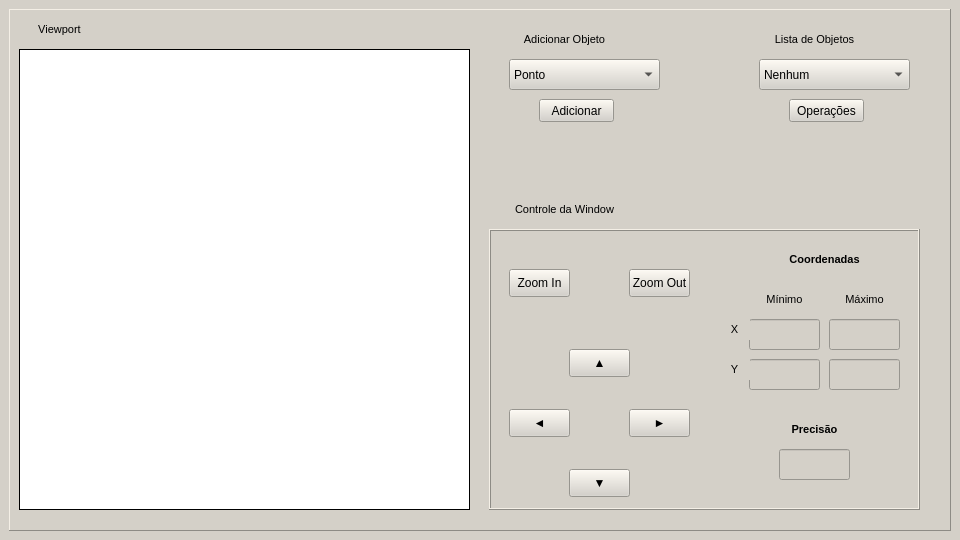
<?xml version="1.0" encoding="UTF-8"?>
<ui version="4.0">
 <class>MainWindow</class>
 <widget class="QMainWindow" name="MainWindow">
  <property name="geometry">
   <rect>
    <x>0</x>
    <y>0</y>
    <width>960</width>
    <height>540</height>
   </rect>
  </property>
  <property name="minimumSize">
   <size>
    <width>960</width>
    <height>540</height>
   </size>
  </property>
  <property name="maximumSize">
   <size>
    <width>960</width>
    <height>540</height>
   </size>
  </property>
  <property name="windowTitle">
   <string>MainWindow</string>
  </property>
  <property name="styleSheet">
   <string notr="true">background-color: rgb(212,208,200);</string>
  </property>
  <widget class="QWidget" name="centralwidget">
   <layout class="QVBoxLayout" name="verticalLayout">
    <item>
     <widget class="QFrame" name="frame_2">
      <property name="styleSheet">
       <string notr="true">background-color: rgb(212, 208, 200);
</string>
      </property>
      <property name="frameShape">
       <enum>QFrame::Panel</enum>
      </property>
      <property name="frameShadow">
       <enum>QFrame::Raised</enum>
      </property>
      <widget class="QFrame" name="frame_3">
       <property name="geometry">
        <rect>
         <x>480</x>
         <y>220</y>
         <width>431</width>
         <height>281</height>
        </rect>
       </property>
       <property name="maximumSize">
        <size>
         <width>500</width>
         <height>500</height>
        </size>
       </property>
       <property name="frameShape">
        <enum>QFrame::Box</enum>
       </property>
       <property name="frameShadow">
        <enum>QFrame::Raised</enum>
       </property>
       <widget class="QLineEdit" name="lineEdit">
        <property name="geometry">
         <rect>
          <x>260</x>
          <y>90</y>
          <width>71</width>
          <height>31</height>
         </rect>
        </property>
       </widget>
       <widget class="QLineEdit" name="lineEdit_2">
        <property name="geometry">
         <rect>
          <x>340</x>
          <y>90</y>
          <width>71</width>
          <height>31</height>
         </rect>
        </property>
       </widget>
       <widget class="QLineEdit" name="lineEdit_3">
        <property name="geometry">
         <rect>
          <x>260</x>
          <y>130</y>
          <width>71</width>
          <height>31</height>
         </rect>
        </property>
       </widget>
       <widget class="QLineEdit" name="lineEdit_4">
        <property name="geometry">
         <rect>
          <x>340</x>
          <y>130</y>
          <width>71</width>
          <height>31</height>
         </rect>
        </property>
       </widget>
       <widget class="QTextBrowser" name="textBrowser_4">
        <property name="geometry">
         <rect>
          <x>230</x>
          <y>90</y>
          <width>31</width>
          <height>21</height>
         </rect>
        </property>
        <property name="frameShape">
         <enum>QFrame::NoFrame</enum>
        </property>
        <property name="verticalScrollBarPolicy">
         <enum>Qt::ScrollBarAlwaysOff</enum>
        </property>
        <property name="horizontalScrollBarPolicy">
         <enum>Qt::ScrollBarAlwaysOff</enum>
        </property>
        <property name="html">
         <string>&lt;!DOCTYPE HTML PUBLIC &quot;-//W3C//DTD HTML 4.0//EN&quot; &quot;http://www.w3.org/TR/REC-html40/strict.dtd&quot;&gt;
&lt;html&gt;&lt;head&gt;&lt;meta name=&quot;qrichtext&quot; content=&quot;1&quot; /&gt;&lt;style type=&quot;text/css&quot;&gt;
p, li { white-space: pre-wrap; }
&lt;/style&gt;&lt;/head&gt;&lt;body style=&quot; font-family:'MS Shell Dlg 2'; font-size:8.25pt; font-weight:400; font-style:normal;&quot;&gt;
&lt;p align=&quot;center&quot; style=&quot; margin-top:0px; margin-bottom:0px; margin-left:0px; margin-right:0px; -qt-block-indent:0; text-indent:0px;&quot;&gt;X&lt;/p&gt;&lt;/body&gt;&lt;/html&gt;</string>
        </property>
       </widget>
       <widget class="QTextBrowser" name="textBrowser_5">
        <property name="geometry">
         <rect>
          <x>230</x>
          <y>130</y>
          <width>31</width>
          <height>21</height>
         </rect>
        </property>
        <property name="frameShape">
         <enum>QFrame::NoFrame</enum>
        </property>
        <property name="verticalScrollBarPolicy">
         <enum>Qt::ScrollBarAlwaysOff</enum>
        </property>
        <property name="horizontalScrollBarPolicy">
         <enum>Qt::ScrollBarAlwaysOff</enum>
        </property>
        <property name="html">
         <string>&lt;!DOCTYPE HTML PUBLIC &quot;-//W3C//DTD HTML 4.0//EN&quot; &quot;http://www.w3.org/TR/REC-html40/strict.dtd&quot;&gt;
&lt;html&gt;&lt;head&gt;&lt;meta name=&quot;qrichtext&quot; content=&quot;1&quot; /&gt;&lt;style type=&quot;text/css&quot;&gt;
p, li { white-space: pre-wrap; }
&lt;/style&gt;&lt;/head&gt;&lt;body style=&quot; font-family:'MS Shell Dlg 2'; font-size:8.25pt; font-weight:400; font-style:normal;&quot;&gt;
&lt;p align=&quot;center&quot; style=&quot; margin-top:0px; margin-bottom:0px; margin-left:0px; margin-right:0px; -qt-block-indent:0; text-indent:0px;&quot;&gt;Y&lt;/p&gt;&lt;/body&gt;&lt;/html&gt;</string>
        </property>
       </widget>
       <widget class="QTextBrowser" name="textBrowser_8">
        <property name="geometry">
         <rect>
          <x>260</x>
          <y>60</y>
          <width>71</width>
          <height>21</height>
         </rect>
        </property>
        <property name="frameShape">
         <enum>QFrame::NoFrame</enum>
        </property>
        <property name="verticalScrollBarPolicy">
         <enum>Qt::ScrollBarAlwaysOff</enum>
        </property>
        <property name="horizontalScrollBarPolicy">
         <enum>Qt::ScrollBarAlwaysOff</enum>
        </property>
        <property name="html">
         <string>&lt;!DOCTYPE HTML PUBLIC &quot;-//W3C//DTD HTML 4.0//EN&quot; &quot;http://www.w3.org/TR/REC-html40/strict.dtd&quot;&gt;
&lt;html&gt;&lt;head&gt;&lt;meta name=&quot;qrichtext&quot; content=&quot;1&quot; /&gt;&lt;style type=&quot;text/css&quot;&gt;
p, li { white-space: pre-wrap; }
&lt;/style&gt;&lt;/head&gt;&lt;body style=&quot; font-family:'MS Shell Dlg 2'; font-size:8.25pt; font-weight:400; font-style:normal;&quot;&gt;
&lt;p align=&quot;center&quot; style=&quot; margin-top:0px; margin-bottom:0px; margin-left:0px; margin-right:0px; -qt-block-indent:0; text-indent:0px;&quot;&gt;Mínimo&lt;/p&gt;&lt;/body&gt;&lt;/html&gt;</string>
        </property>
       </widget>
       <widget class="QTextBrowser" name="textBrowser_9">
        <property name="geometry">
         <rect>
          <x>340</x>
          <y>60</y>
          <width>71</width>
          <height>21</height>
         </rect>
        </property>
        <property name="frameShape">
         <enum>QFrame::NoFrame</enum>
        </property>
        <property name="verticalScrollBarPolicy">
         <enum>Qt::ScrollBarAlwaysOff</enum>
        </property>
        <property name="horizontalScrollBarPolicy">
         <enum>Qt::ScrollBarAlwaysOff</enum>
        </property>
        <property name="html">
         <string>&lt;!DOCTYPE HTML PUBLIC &quot;-//W3C//DTD HTML 4.0//EN&quot; &quot;http://www.w3.org/TR/REC-html40/strict.dtd&quot;&gt;
&lt;html&gt;&lt;head&gt;&lt;meta name=&quot;qrichtext&quot; content=&quot;1&quot; /&gt;&lt;style type=&quot;text/css&quot;&gt;
p, li { white-space: pre-wrap; }
&lt;/style&gt;&lt;/head&gt;&lt;body style=&quot; font-family:'MS Shell Dlg 2'; font-size:8.25pt; font-weight:400; font-style:normal;&quot;&gt;
&lt;p align=&quot;center&quot; style=&quot; margin-top:0px; margin-bottom:0px; margin-left:0px; margin-right:0px; -qt-block-indent:0; text-indent:0px;&quot;&gt;Máximo&lt;/p&gt;&lt;/body&gt;&lt;/html&gt;</string>
        </property>
       </widget>
       <widget class="QTextBrowser" name="textBrowser_10">
        <property name="geometry">
         <rect>
          <x>260</x>
          <y>20</y>
          <width>151</width>
          <height>21</height>
         </rect>
        </property>
        <property name="frameShape">
         <enum>QFrame::NoFrame</enum>
        </property>
        <property name="verticalScrollBarPolicy">
         <enum>Qt::ScrollBarAlwaysOff</enum>
        </property>
        <property name="horizontalScrollBarPolicy">
         <enum>Qt::ScrollBarAlwaysOff</enum>
        </property>
        <property name="html">
         <string>&lt;!DOCTYPE HTML PUBLIC &quot;-//W3C//DTD HTML 4.0//EN&quot; &quot;http://www.w3.org/TR/REC-html40/strict.dtd&quot;&gt;
&lt;html&gt;&lt;head&gt;&lt;meta name=&quot;qrichtext&quot; content=&quot;1&quot; /&gt;&lt;style type=&quot;text/css&quot;&gt;
p, li { white-space: pre-wrap; }
&lt;/style&gt;&lt;/head&gt;&lt;body style=&quot; font-family:'MS Shell Dlg 2'; font-size:8.25pt; font-weight:400; font-style:normal;&quot;&gt;
&lt;p align=&quot;center&quot; style=&quot; margin-top:0px; margin-bottom:0px; margin-left:0px; margin-right:0px; -qt-block-indent:0; text-indent:0px;&quot;&gt;&lt;span style=&quot; font-weight:600;&quot;&gt;Coordenadas&lt;/span&gt;&lt;/p&gt;&lt;/body&gt;&lt;/html&gt;</string>
        </property>
       </widget>
       <widget class="QPushButton" name="pushButton">
        <property name="geometry">
         <rect>
          <x>80</x>
          <y>120</y>
          <width>61</width>
          <height>28</height>
         </rect>
        </property>
        <property name="text">
         <string>▲</string>
        </property>
        <property name="autoDefault">
         <bool>false</bool>
        </property>
        <property name="default">
         <bool>false</bool>
        </property>
        <property name="flat">
         <bool>false</bool>
        </property>
       </widget>
       <widget class="QPushButton" name="pushButton_2">
        <property name="geometry">
         <rect>
          <x>80</x>
          <y>240</y>
          <width>61</width>
          <height>28</height>
         </rect>
        </property>
        <property name="text">
         <string>▼</string>
        </property>
       </widget>
       <widget class="QPushButton" name="pushButton_3">
        <property name="geometry">
         <rect>
          <x>140</x>
          <y>180</y>
          <width>61</width>
          <height>28</height>
         </rect>
        </property>
        <property name="text">
         <string>►</string>
        </property>
       </widget>
       <widget class="QPushButton" name="pushButton_4">
        <property name="geometry">
         <rect>
          <x>20</x>
          <y>180</y>
          <width>61</width>
          <height>28</height>
         </rect>
        </property>
        <property name="text">
         <string>◄</string>
        </property>
        <property name="flat">
         <bool>false</bool>
        </property>
       </widget>
       <widget class="QPushButton" name="pushButton_5">
        <property name="geometry">
         <rect>
          <x>20</x>
          <y>40</y>
          <width>61</width>
          <height>28</height>
         </rect>
        </property>
        <property name="text">
         <string>Zoom In</string>
        </property>
       </widget>
       <widget class="QPushButton" name="pushButton_6">
        <property name="geometry">
         <rect>
          <x>140</x>
          <y>40</y>
          <width>61</width>
          <height>28</height>
         </rect>
        </property>
        <property name="text">
         <string>Zoom Out</string>
        </property>
       </widget>
       <widget class="QTextBrowser" name="textBrowser_11">
        <property name="geometry">
         <rect>
          <x>290</x>
          <y>190</y>
          <width>71</width>
          <height>21</height>
         </rect>
        </property>
        <property name="frameShape">
         <enum>QFrame::NoFrame</enum>
        </property>
        <property name="verticalScrollBarPolicy">
         <enum>Qt::ScrollBarAlwaysOff</enum>
        </property>
        <property name="horizontalScrollBarPolicy">
         <enum>Qt::ScrollBarAlwaysOff</enum>
        </property>
        <property name="html">
         <string>&lt;!DOCTYPE HTML PUBLIC &quot;-//W3C//DTD HTML 4.0//EN&quot; &quot;http://www.w3.org/TR/REC-html40/strict.dtd&quot;&gt;
&lt;html&gt;&lt;head&gt;&lt;meta name=&quot;qrichtext&quot; content=&quot;1&quot; /&gt;&lt;style type=&quot;text/css&quot;&gt;
p, li { white-space: pre-wrap; }
&lt;/style&gt;&lt;/head&gt;&lt;body style=&quot; font-family:'MS Shell Dlg 2'; font-size:8.25pt; font-weight:400; font-style:normal;&quot;&gt;
&lt;p align=&quot;center&quot; style=&quot; margin-top:0px; margin-bottom:0px; margin-left:0px; margin-right:0px; -qt-block-indent:0; text-indent:0px;&quot;&gt;&lt;span style=&quot; font-weight:600;&quot;&gt;Precisão&lt;/span&gt;&lt;/p&gt;&lt;/body&gt;&lt;/html&gt;</string>
        </property>
       </widget>
       <widget class="QLineEdit" name="lineEdit_6">
        <property name="geometry">
         <rect>
          <x>290</x>
          <y>220</y>
          <width>71</width>
          <height>31</height>
         </rect>
        </property>
       </widget>
      </widget>
      <widget class="QFrame" name="viewport">
       <property name="geometry">
        <rect>
         <x>10</x>
         <y>40</y>
         <width>451</width>
         <height>461</height>
        </rect>
       </property>
       <property name="maximumSize">
        <size>
         <width>500</width>
         <height>16777215</height>
        </size>
       </property>
       <property name="styleSheet">
        <string notr="true">background-color: rgb(255, 255, 255);

border-color: rgb(0, 0, 0);
border-width : 1.2px;
border-style:inset;
</string>
       </property>
       <property name="frameShape">
        <enum>QFrame::NoFrame</enum>
       </property>
       <property name="frameShadow">
        <enum>QFrame::Raised</enum>
       </property>
      </widget>
      <widget class="QTextBrowser" name="textBrowser">
       <property name="geometry">
        <rect>
         <x>480</x>
         <y>190</y>
         <width>151</width>
         <height>21</height>
        </rect>
       </property>
       <property name="frameShape">
        <enum>QFrame::NoFrame</enum>
       </property>
       <property name="verticalScrollBarPolicy">
        <enum>Qt::ScrollBarAlwaysOff</enum>
       </property>
       <property name="horizontalScrollBarPolicy">
        <enum>Qt::ScrollBarAlwaysOff</enum>
       </property>
       <property name="html">
        <string>&lt;!DOCTYPE HTML PUBLIC &quot;-//W3C//DTD HTML 4.0//EN&quot; &quot;http://www.w3.org/TR/REC-html40/strict.dtd&quot;&gt;
&lt;html&gt;&lt;head&gt;&lt;meta name=&quot;qrichtext&quot; content=&quot;1&quot; /&gt;&lt;style type=&quot;text/css&quot;&gt;
p, li { white-space: pre-wrap; }
&lt;/style&gt;&lt;/head&gt;&lt;body style=&quot; font-family:'MS Shell Dlg 2'; font-size:8.25pt; font-weight:400; font-style:normal;&quot;&gt;
&lt;p align=&quot;center&quot; style=&quot; margin-top:0px; margin-bottom:0px; margin-left:0px; margin-right:0px; -qt-block-indent:0; text-indent:0px;&quot;&gt;Controle da Window&lt;/p&gt;&lt;/body&gt;&lt;/html&gt;</string>
       </property>
      </widget>
      <widget class="QComboBox" name="ListaDeObjetos">
       <property name="geometry">
        <rect>
         <x>750</x>
         <y>50</y>
         <width>151</width>
         <height>31</height>
        </rect>
       </property>
       <item>
        <property name="text">
         <string>Nenhum</string>
        </property>
       </item>
       <item>
        <property name="text">
         <string>Ponto</string>
        </property>
       </item>
       <item>
        <property name="text">
         <string>Reta</string>
        </property>
       </item>
       <item>
        <property name="text">
         <string>Wireframe</string>
        </property>
       </item>
       <item>
        <property name="text">
         <string>Curva</string>
        </property>
       </item>
      </widget>
      <widget class="QComboBox" name="AdicionarObjetos">
       <property name="geometry">
        <rect>
         <x>500</x>
         <y>50</y>
         <width>151</width>
         <height>31</height>
        </rect>
       </property>
       <item>
        <property name="text">
         <string>Ponto</string>
        </property>
       </item>
       <item>
        <property name="text">
         <string>Reta</string>
        </property>
       </item>
       <item>
        <property name="text">
         <string>Wireframe</string>
        </property>
       </item>
       <item>
        <property name="text">
         <string>Curva</string>
        </property>
       </item>
      </widget>
      <widget class="QTextBrowser" name="textBrowser_2">
       <property name="geometry">
        <rect>
         <x>480</x>
         <y>20</y>
         <width>151</width>
         <height>21</height>
        </rect>
       </property>
       <property name="frameShape">
        <enum>QFrame::NoFrame</enum>
       </property>
       <property name="verticalScrollBarPolicy">
        <enum>Qt::ScrollBarAlwaysOff</enum>
       </property>
       <property name="horizontalScrollBarPolicy">
        <enum>Qt::ScrollBarAlwaysOff</enum>
       </property>
       <property name="html">
        <string>&lt;!DOCTYPE HTML PUBLIC &quot;-//W3C//DTD HTML 4.0//EN&quot; &quot;http://www.w3.org/TR/REC-html40/strict.dtd&quot;&gt;
&lt;html&gt;&lt;head&gt;&lt;meta name=&quot;qrichtext&quot; content=&quot;1&quot; /&gt;&lt;style type=&quot;text/css&quot;&gt;
p, li { white-space: pre-wrap; }
&lt;/style&gt;&lt;/head&gt;&lt;body style=&quot; font-family:'MS Shell Dlg 2'; font-size:8.25pt; font-weight:400; font-style:normal;&quot;&gt;
&lt;p align=&quot;center&quot; style=&quot; margin-top:0px; margin-bottom:0px; margin-left:0px; margin-right:0px; -qt-block-indent:0; text-indent:0px;&quot;&gt;Adicionar Objeto&lt;/p&gt;&lt;/body&gt;&lt;/html&gt;</string>
       </property>
      </widget>
      <widget class="QTextBrowser" name="textBrowser_3">
       <property name="geometry">
        <rect>
         <x>730</x>
         <y>20</y>
         <width>151</width>
         <height>21</height>
        </rect>
       </property>
       <property name="frameShape">
        <enum>QFrame::NoFrame</enum>
       </property>
       <property name="verticalScrollBarPolicy">
        <enum>Qt::ScrollBarAlwaysOff</enum>
       </property>
       <property name="horizontalScrollBarPolicy">
        <enum>Qt::ScrollBarAlwaysOff</enum>
       </property>
       <property name="html">
        <string>&lt;!DOCTYPE HTML PUBLIC &quot;-//W3C//DTD HTML 4.0//EN&quot; &quot;http://www.w3.org/TR/REC-html40/strict.dtd&quot;&gt;
&lt;html&gt;&lt;head&gt;&lt;meta name=&quot;qrichtext&quot; content=&quot;1&quot; /&gt;&lt;style type=&quot;text/css&quot;&gt;
p, li { white-space: pre-wrap; }
&lt;/style&gt;&lt;/head&gt;&lt;body style=&quot; font-family:'MS Shell Dlg 2'; font-size:8.25pt; font-weight:400; font-style:normal;&quot;&gt;
&lt;p align=&quot;center&quot; style=&quot; margin-top:0px; margin-bottom:0px; margin-left:0px; margin-right:0px; -qt-block-indent:0; text-indent:0px;&quot;&gt;Lista de Objetos&lt;/p&gt;&lt;/body&gt;&lt;/html&gt;</string>
       </property>
      </widget>
      <widget class="QTextBrowser" name="textBrowser_6">
       <property name="geometry">
        <rect>
         <x>10</x>
         <y>10</y>
         <width>81</width>
         <height>21</height>
        </rect>
       </property>
       <property name="frameShape">
        <enum>QFrame::NoFrame</enum>
       </property>
       <property name="verticalScrollBarPolicy">
        <enum>Qt::ScrollBarAlwaysOff</enum>
       </property>
       <property name="horizontalScrollBarPolicy">
        <enum>Qt::ScrollBarAlwaysOff</enum>
       </property>
       <property name="html">
        <string>&lt;!DOCTYPE HTML PUBLIC &quot;-//W3C//DTD HTML 4.0//EN&quot; &quot;http://www.w3.org/TR/REC-html40/strict.dtd&quot;&gt;
&lt;html&gt;&lt;head&gt;&lt;meta name=&quot;qrichtext&quot; content=&quot;1&quot; /&gt;&lt;style type=&quot;text/css&quot;&gt;
p, li { white-space: pre-wrap; }
&lt;/style&gt;&lt;/head&gt;&lt;body style=&quot; font-family:'MS Shell Dlg 2'; font-size:8.25pt; font-weight:400; font-style:normal;&quot;&gt;
&lt;p align=&quot;center&quot; style=&quot; margin-top:0px; margin-bottom:0px; margin-left:0px; margin-right:0px; -qt-block-indent:0; text-indent:0px;&quot;&gt;Viewport&lt;/p&gt;&lt;/body&gt;&lt;/html&gt;</string>
       </property>
      </widget>
      <widget class="QPushButton" name="pushButton_7">
       <property name="geometry">
        <rect>
         <x>530</x>
         <y>90</y>
         <width>75</width>
         <height>23</height>
        </rect>
       </property>
       <property name="text">
        <string>Adicionar</string>
       </property>
      </widget>
      <widget class="QPushButton" name="pushButton_8">
       <property name="geometry">
        <rect>
         <x>780</x>
         <y>90</y>
         <width>75</width>
         <height>23</height>
        </rect>
       </property>
       <property name="text">
        <string>Operações</string>
       </property>
      </widget>
     </widget>
    </item>
   </layout>
  </widget>
  <widget class="QMenuBar" name="menubar">
   <property name="geometry">
    <rect>
     <x>0</x>
     <y>0</y>
     <width>960</width>
     <height>21</height>
    </rect>
   </property>
  </widget>
 </widget>
 <resources/>
 <connections/>
</ui>
